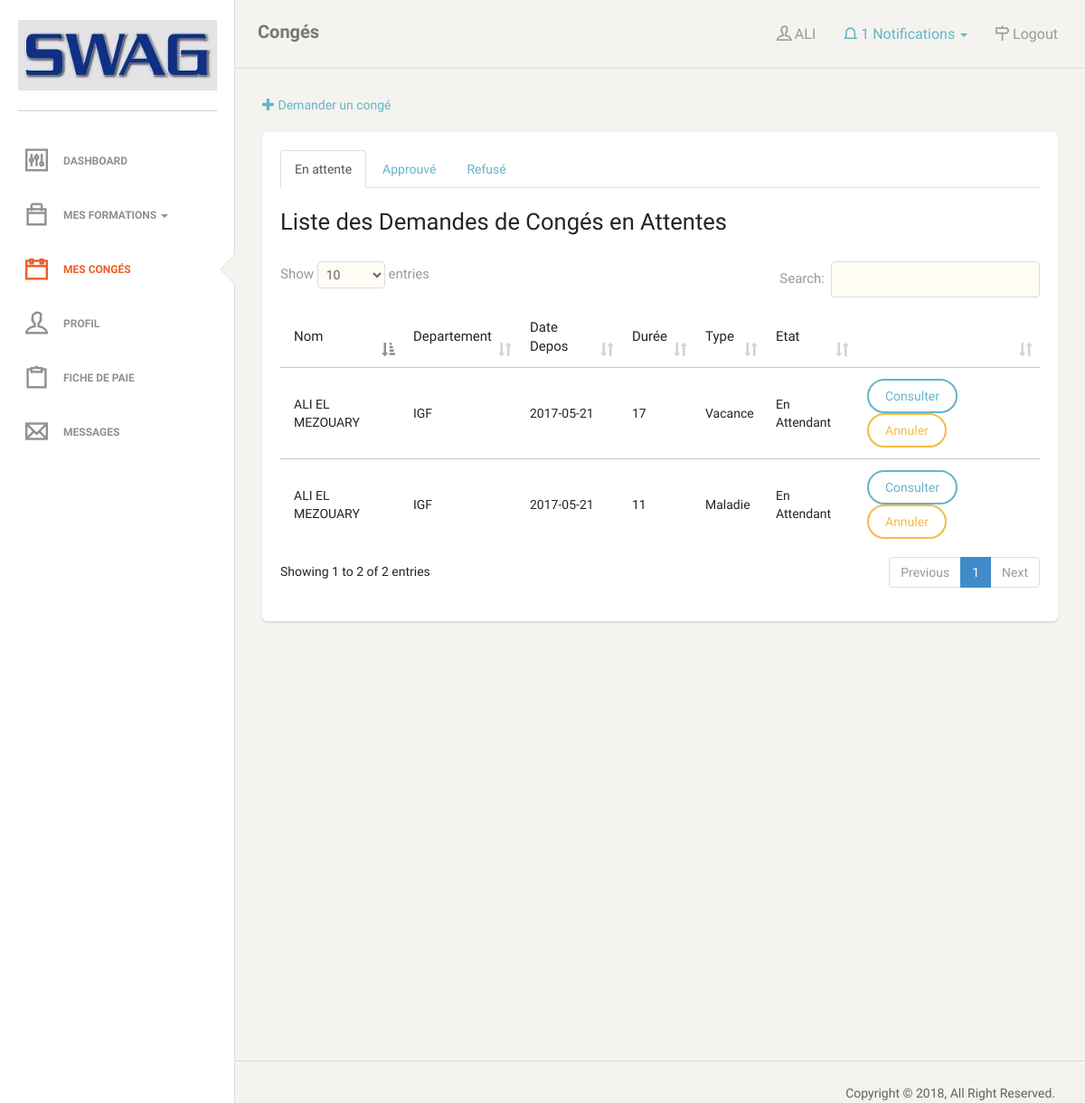
Page /fonctionnaire/conges.php (signed in) on the committed database.
### tables this page shows
CREATE TABLE `fonctionnaire` (
  `designation` varchar(100) NOT NULL,
  `bureau` varchar(25) NOT NULL,
  `email` varchar(100) NOT NULL,
  `firstname` varchar(100) NOT NULL,
  `lastname` varchar(100) NOT NULL,
  `password` varchar(100) NOT NULL,
  `fonct_id` int(50) NOT NULL,
  `telephone` varchar(10) NOT NULL,
  `username` varchar(100) NOT NULL,
  `grade` int(50) NOT NULL,
  `date_entre` date NOT NULL
);

CREATE TABLE `stlocation` (
  `stdev_id` int(50) NOT NULL,
  `stdev_location_name` varchar(1000) NOT NULL,
  `thumbnails` varchar(1000) NOT NULL
);

CREATE TABLE `vacation_log` (
  `eddate` date NOT NULL,
  `fonct_id` int(50) NOT NULL,
  `v_id` int(50) NOT NULL,
  `vp_operation` int(11) NOT NULL,
  `vl_stat` int(2) NOT NULL,
  `sdate` date NOT NULL,
  `prog_head` int(11) NOT NULL,
  `nodays` int(10) NOT NULL,
  `leavetype` varchar(128) NOT NULL,
  `hr_approve` int(50) NOT NULL,
  `vdate` date NOT NULL
);

CREATE TABLE `approve_hr` (
  `hr_approve` int(50) NOT NULL,
  `name_stat` varchar(120) NOT NULL
);

### fonctionnaire/auth.php (called while the page is built, shortened)
<?php
$username = $_COOKIE['auth'];
$select = mysql_query("select * from fonctionnaire where username = '$username'");
while($data = mysql_fetch_array($select)){
        $id = $data['fonct_id'];
        $fname = $data['firstname'];
}
?>

### fonctionnaire/conges.php (the view, shortened to what this page needs)
<?php
include("auth.php");
?>
<!doctype html>
<html lang="en">
<head>
    <?php
    include("../include/header.php");
    ?>
</head>
<body>
<div class="wrapper">
    <div class="sidebar" data-background-color="white" data-active-color="danger">
        <div class="sidebar-wrapper">
            <div class="logo">
                <a href="dashboard.php" class="simple-text">
                    <img src="../images/logo-swag.jpg" style="width: 100%;">
                </a>
            </div>
            <ul class="nav">
                <li>
                    <a href="dashboard.php">
                        <i class="ti-panel"></i>
                        <p>Dashboard</p>
                    </a>
                </li>
                <li  class="dropdown">
                    <a class="dropdown-toggle" type="button" data-toggle="dropdown">
                        <i class="ti-bag"></i>
                        <p>Mes formations <span class="caret"></span></p>
                    </a>
                </li>
                <li class="active">
                    <a href="conges.php">
                        <i class="ti-calendar"></i>
                        <p>Mes Congés</p>
                    </a>
                </li>
                <li>
                    <a href="profil.php">
                        <i class="ti-user"></i>
                        <p>Profil</p>
                    </a>
                </li>
                <li>
                    <a href="payslip.php">
                        <i class="ti-clipboard"></i>
                        <p>Fiche de Paie</p>
                    </a>
                </li>
                <li>
                    <a href="message.php">
                        <i class="ti-email"></i>
                        <?php
                        $cmp_msg = mysql_query("select * from message where fonct_id=$id and receiver='fonct' and del_from_fonct=0 and seen = 0");
                        $nbMsgNotSeen = mysql_num_rows($cmp_msg);
                        if($nbMsgNotSeen){
                            echo '<p>Messages <span class="label label-info">'.$nbMsgNotSeen.' new</span></p>';
                        }else{
                            echo '<p>Messages</p>';
                        }
                        ?>
                    </a>
                </li>
            </ul>
        </div>
    </div>
    <div class="main-panel">
        <nav class="navbar navbar-default">
            <div class="container-fluid">
                <div class="navbar-header">
                    <a class="navbar-brand" href="#">Congés</a>
                </div>
                <?php
                include("../include/top-bar.php");
                ?>
            </div>
        </nav>
        <div class="content">
            <div class="container-fluid">
                <div class="row">
                    <div class="col-md-12">
                        <div class="" style="color: #333;">
                        <a href="#" type="button" data-toggle="modal" data-target="#myModal">
                            <span class="glyphicon glyphicon-plus"></span> Demander un congé
                        </a>
                        </div><br>
                        <div class="card" style="padding: 20px;">
                        <ul class="nav nav-tabs">
                            <li class="active"><a data-toggle="tab" href="#en_attente">En attente</a></li>
                            <li><a data-toggle="tab" href="#approuver">Approuvé</a></li>
                            <li><a data-toggle="tab" href="#refuser">Refusé</a></li>
                        </ul>
                        <div class="tab-content">
                            <div id="en_attente" class="tab-pane fade in active">
                                <h3>Liste des Demandes de Congés en Attentes</h3>
                                <div class="content table-responsive table-full-width">
                                    <table class="table table-hover" id="attente">
                                        <thead>
                                            <tr style="font-size: 12px;">
                                                <th>Nom</th>
                                                <th>Departement</th>
                                                <th>Date Depos</th>
                                                <th>Durée</th>
                                                <th>Type</th>
                                                <th>Etat</th>
                                                <th></th>
                                            </tr>
                                        </thead>
                                        <tbody>
                                        <?php
                                        $query1 = mysql_query("SELECT * FROM fonctionnaire, vacation_log, location_details,stlocation, approve_hr WHERE fonctionnaire.fonct_id = vacation_log.fonct_id and fonctionnaire.fonct_id=location_details.fonct_id and stlocation.stdev_id = location_details.stdev_id AND approve_hr.hr_approve = vacation_log.hr_approve AND vacation_log.hr_approve = '1'  and vacation_log.fonct_id='$id'");
                                        if(mysql_num_rows($query1)){
                                            while ($data = mysql_fetch_array($query1)) {
                                                echo "<tr>";
                                                ?>
                                                <td><?php echo $data['firstname']." ".$data['lastname']; ?></td>
                                                <td><?php echo $data['stdev_location_name']; ?></td>
                                                <td><?php echo $data['vdate']; ?></td>
                                                <td><?php echo $data['nodays']; ?></td>
                                                <td><?php echo $data['leavetype']; ?></td>
                                                <td><?php echo $data['name_stat']; ?></td>
                                                <td>
                                                    <a type="button" data-id="<?php echo $data['v_id'];?>" id="but<?php echo $data['v_id'];?>" href="javascript:void(0)" class='btn btn-info consulter'>
                                                        Consulter
                                                    </a>
                                                    <a href='annulerDemConge.php?id=<?php echo $data['v_id'];?>' class='btn btn-warning'/>
                                                        Annuler
                                                </td>
                                                <?php
                                                echo "</tr>";
                                            }
                                        }else{
                                            ?>
                                            <tr>
                                                <td colspan="10" align="center">No data found.</td>
                                            </tr>
                                            <?php
                                        }
                                        ?>
                                        </tbody>
                                    </table>
                                </div>
                            </div>
                        </div>
                        </div>
                    </div>
                </div>
            </div>
        </div>
        <footer class="footer">
            <div class="container-fluid">
                <div class="copyright pull-right">
                    Copyright &copy; <script>document.write(new Date().getFullYear())</script>, All Right Reserved.</a>
                </div>
            </div>
        </footer>
    </div>
</div>
</body>
</html>

### include/top-bar.php (shortened to what this page needs)
<div class="collapse navbar-collapse">
    <?php
    $sqltest = mysql_query("select * from notification where seen=0 and person_id=$id and type_person='fonct'");
    $notif_count = mysql_num_rows($sqltest);
    ?>
        <ul class="nav navbar-nav navbar-right">
            <li>
                <a href="#">
                    <i class="ti-user"></i>
                    <p><?php echo $fname; ?></p>
                </a>
            </li>
            <li class="dropdown">
                <?php
                    if($notif_count){
                        echo '<a href="#" class="dropdown-toggle activenotif" data-toggle="dropdown">';
                    }else{
                        echo '<a href="#" class="dropdown-toggle" data-toggle="dropdown">';
                    }
                ?>
                        <i class="ti-bell"></i>
                        <p class="notification">
                            <?php
                            if($notif_count){
                                echo $notif_count;
                            }
                            ?>
                        </p>
                        <p>Notifications</p>
                        <b class="caret"></b>
                  </a>
            </li>
            <li>
                <a href="../logout.php">
                    <i class="ti-direction"></i>
                    <p>Logout</p>
                </a>
            </li>
        </ul>
    </div>

### assets/css/demo.css (style rules this page uses)
.navbar-header { min-width: 120px; }
.container-fluid { padding-right: 15px; padding-left: 15px; }

### assets/css/style.css (style rules this page uses)
.dropdown a.activenotif { color: #68B3C8 !important; }

### fonctionnaire/conges.php (style rules this page uses)
.nav .dropdown { cursor: pointer; }

### rows in the picture
fonctionnaire: firstname "ALI", lastname "EL MEZOUARY", stlocation.stdev_location_name "IGF", vacation_log.vdate "2017-05-21", vacation_log.nodays "17", vacation_log.leavetype "Vacance", approve_hr.name_stat "En Attendant", vacation_log.nodays "11", vacation_log.leavetype "Maladie"

### other values in the picture
$notif_count "1"
